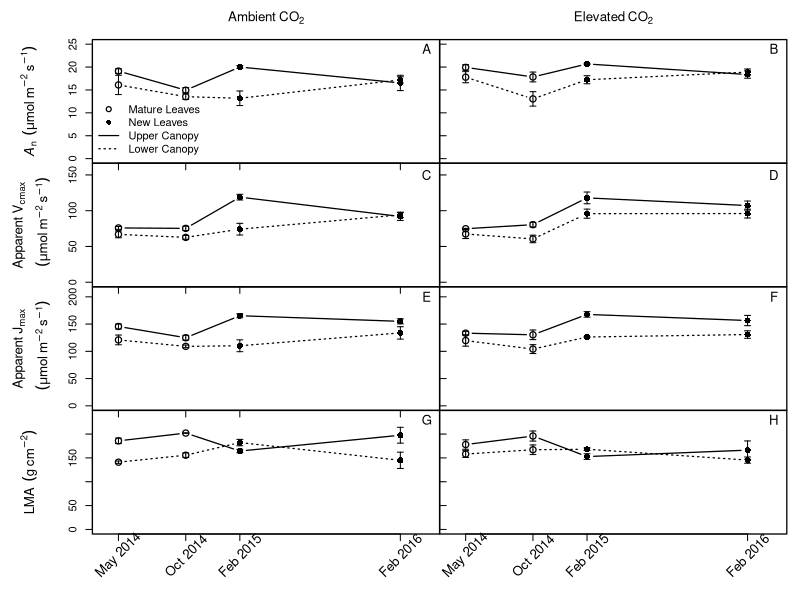

This figure's R source:
##gas exchange campaigns------

ge <- read.csv("masterscripts/face_photo_campaigns.csv") ##different file used here with cleaned csv
  ge <- ge[complete.cases(ge),]
  ge <- droplevels(ge)
  ge$Date <- paste(ge$Campaign, "01", sep="_")
  ge$Date <- as.Date(ge$Date, format="%b_%Y_%d") 

aco2 <- ge[ge$C.treat == "+C",]
eco2 <- ge[ge$C.treat == "0C",]
  
aco2_upp <- ge[ge$C.treat == "+C" & ge$Position == "upper",]
aco2_low <- ge[ge$C.treat == "+C" & ge$Position == "lower",]
eco2_upp <- ge[ge$C.treat == "0C" & ge$Position == "upper",]
eco2_low <- ge[ge$C.treat == "0C" & ge$Position == "lower",]


#plot bits------
campainlab <- gsub("_", " ", unique(ge$Campaign))
canopycols <- c("forestgreen", "royalblue")
pchs=c(1,16)
photolab <- expression(italic(A)[n]~~(mu*mol~m^-2~s^-1))
lmalab <- expression(LMA~~(g~cm^-2))
jlab <- expression(atop(Apparent~J[max],~~(mu*mol~m^-2~s^-1)))
vlab <- expression(atop(Apparent~V[cmax],~~(mu*mol~m^-2~s^-1)))
daterange <- c(as.Date("2014-04-01"), as.Date("2016-04-01"))
datelab <- as.Date("2016-04-01")
pchs2 <- c(1,1,16,16)

#plotting---------
# windows()
png(filename = "output/campaigns.png", height = 11, width = 8.5, units = "in", res= 400)
par(oma=c(5,7,3,1), mfrow=c(4,2), mar=c(0,0,0,0), pch=16, lwd=1.25)

#photosynthesis-aco2
plot(Photo ~ Date, data=aco2_low, type="b", pch=pchs2,lty=3,
     xlab="",ylab="", ylim=c(0, 25), xaxt='n', cex=1.25, xlim=daterange)
points(Photo ~ Date, data=aco2_upp,  cex=1.25, type="b",pch=pchs2)
axis(1, labels=FALSE, at=unique(aco2$Date))
with(aco2, arrows(Date, Photo, Date, Photo+se.photo, angle=90, lwd=1,
                    length=.03))
with(aco2, arrows(Date, Photo, Date, Photo-se.photo, angle=90, lwd=1,
                  length=.03))
mtext(photolab, side=2, line=4, cex=.8)
legend("bottomleft", legend=c("Mature Leaves", "New Leaves", "Upper Canopy", "Lower Canopy"),
       bty='n', col="black", inset=.01, pch=c(1,16,NA,NA), lty=c(NA, NA, 1,3))
mtext(expression(Ambient~CO[2]), side=3, line=1, cex=.8)
text(datelab, 24, "A", cex=1.2)

#photosynthesis-eco2
plot(Photo ~ Date, data=eco2_low,  type="b", pch=pchs2,lty=3,
     xlab="",ylab="", ylim=c(0, 25), xaxt='n', yaxt='n', cex=1.25, xlim=daterange)
points(Photo ~ Date, data=eco2_upp, cex=1.25, type="b",pch=pchs2)
axis(2, labels=FALSE, tcl=.5)
with(eco2, arrows(Date, Photo, Date, Photo+se.photo, angle=90, lwd=1,
                  length=.03))
with(eco2, arrows(Date, Photo, Date, Photo-se.photo, angle=90, lwd=1,
                  length=.03))
mtext(expression(Elevated~CO[2]), side=3, line=1, cex=.8)
text(datelab, 24, "B", cex=1.2)

#vcmax-aco2
plot(Vcmax ~ Date, data=aco2_low, xlim=daterange,
     xlab="",ylab="", ylim=c(0, 160), xaxt='n', cex=1.25, type="b", pch=pchs2,lty=3)
points(Vcmax ~ Date, data=aco2_upp,  type="b",pch=pchs2, cex=1.25)
axis(1, labels=FALSE, at=unique(aco2$Date))
with(aco2, arrows(Date, Vcmax, Date, Vcmax+se.Vcmax, angle=90, lwd=1,
                  length=.03))
with(aco2, arrows(Date, Vcmax, Date, Vcmax-se.Vcmax, angle=90, lwd=1,
                  length=.03))
mtext(vlab, side=2, line=3,cex=.8)
text(datelab, 150, "C", cex=1.2)

#vcmax-eco2
plot(Vcmax ~ Date, data=eco2_low, xlim=daterange,
     xlab="",ylab="", ylim=c(0, 160), xaxt='n', cex=1.25,yaxt='n', type="b", pch=pchs2,lty=3)
points(Vcmax ~ Date, data=eco2_upp, type="b",pch=pchs2, cex=1.25)
axis(2, labels=FALSE, tcl=.5)
with(eco2, arrows(Date, Vcmax, Date, Vcmax+se.Vcmax, angle=90, lwd=1,
                  length=.03))
with(eco2, arrows(Date, Vcmax, Date, Vcmax-se.Vcmax, angle=90, lwd=1,
                  length=.03))
text(datelab, 150, "D", cex=1.2)

#jmax-aco2
plot(Jmax ~ Date, data=aco2_low,  xlim=daterange,
     xlab="",ylab="", ylim=c(0, 210), xaxt='n', cex=1.25, type="b", pch=pchs2,lty=3)
points(Jmax ~ Date, data=aco2_upp, type="b",pch=pchs2, cex=1.25)
axis(1, labels=FALSE, at=unique(aco2$Date))
with(aco2, arrows(Date, Jmax, Date, Jmax+se.Jmax, angle=90, lwd=1,
                  length=.03))
with(aco2, arrows(Date, Jmax, Date, Jmax-se.Jmax, angle=90, lwd=1,
                  length=.03 ))
mtext(jlab, side=2, line=3,cex=.8)
text(datelab, 200, "E", cex=1.2)

#jmax-eco2
plot(Jmax ~ Date, data=eco2_low, xlim=daterange,
     xlab="",ylab="", ylim=c(0, 210), xaxt='n', cex=1.25,yaxt='n', type="b", pch=pchs2,lty=3)
points(Jmax ~ Date, data=eco2_upp, type="b",pch=pchs2, cex=1.25)
axis(2, labels=FALSE, tcl=.5)
with(eco2, arrows(Date, Jmax, Date, Jmax+se.Jmax, angle=90, lwd=1,
                  length=.03))
with(eco2, arrows(Date, Jmax, Date, Jmax-se.Jmax, angle=90, lwd=1,
                  length=.03))
text(datelab, 200, "F", cex=1.2)

#lma-aco2
plot(LMA ~ Date, data=aco2_low,  xlim=daterange,
     xlab="",ylab="", ylim=c(0, 240), xaxt='n', cex=1.25,type="b", pch=pchs2,lty=3)
points(LMA ~ Date, data=aco2_upp,  type="b",pch=pchs2, cex=1.25)
axis(1, labels=FALSE, at=unique(aco2$Date))
text(unique(aco2$Date), par("usr")[3] - 45, srt = 45,
     labels = campainlab, xpd = NA, cex=1.2)
with(aco2, arrows(Date, LMA, Date, LMA+se.LMA, angle=90, lwd=1,
                  length=.03))
with(aco2, arrows(Date, LMA, Date, LMA-se.LMA, angle=90, lwd=1,
                  length=.03))
mtext(lmalab, side=2, line=4, cex=.8)
text(datelab, 230, "G",cex=1.2)

#lma-eco2
plot(LMA ~ Date, data=eco2_low, xlim=daterange, xlab="",ylab="", ylim=c(0, 240), 
     xaxt='n', cex=1.25,yaxt='n', type="b", pch=pchs2,lty=3)
points(LMA ~ Date, data=eco2_upp, type="b",pch=pchs2, cex=1.25)
axis(1, labels=FALSE, at=unique(aco2$Date))
text(unique(aco2$Date), par("usr")[3] - 45, srt = 45,
     labels = campainlab, xpd = NA, cex=1.2)
axis(2, labels=FALSE, tcl=.5)
with(eco2, arrows(Date, LMA, Date, LMA+se.LMA, angle=90, lwd=1,
                  length=.03))
with(eco2, arrows(Date, LMA, Date, LMA-se.LMA, angle=90, lwd=1,
                  length=.03))
text(datelab, 230, "H",cex=1.2)

# dev.copy2pdf(file= "output/campaigns.pdf")
dev.off()


